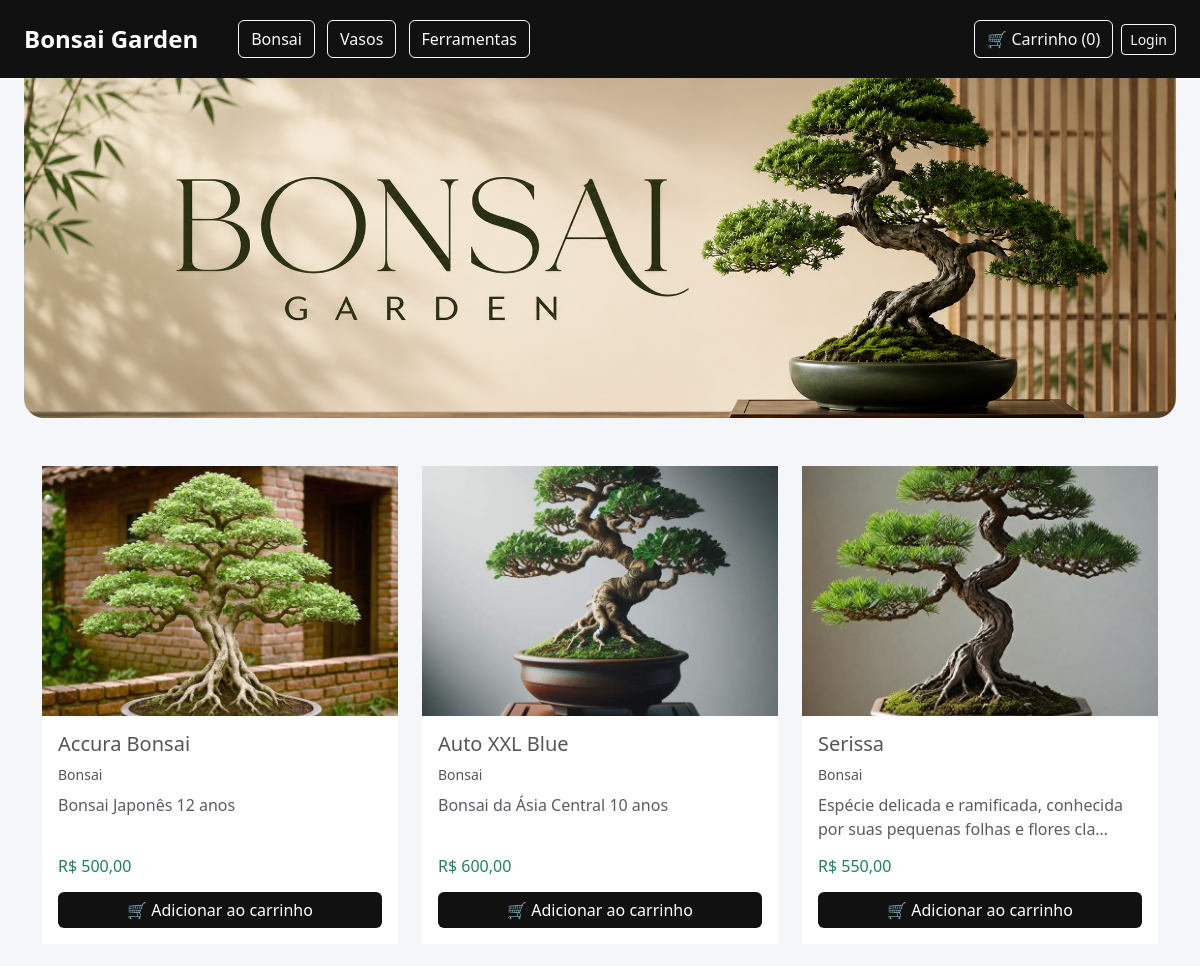
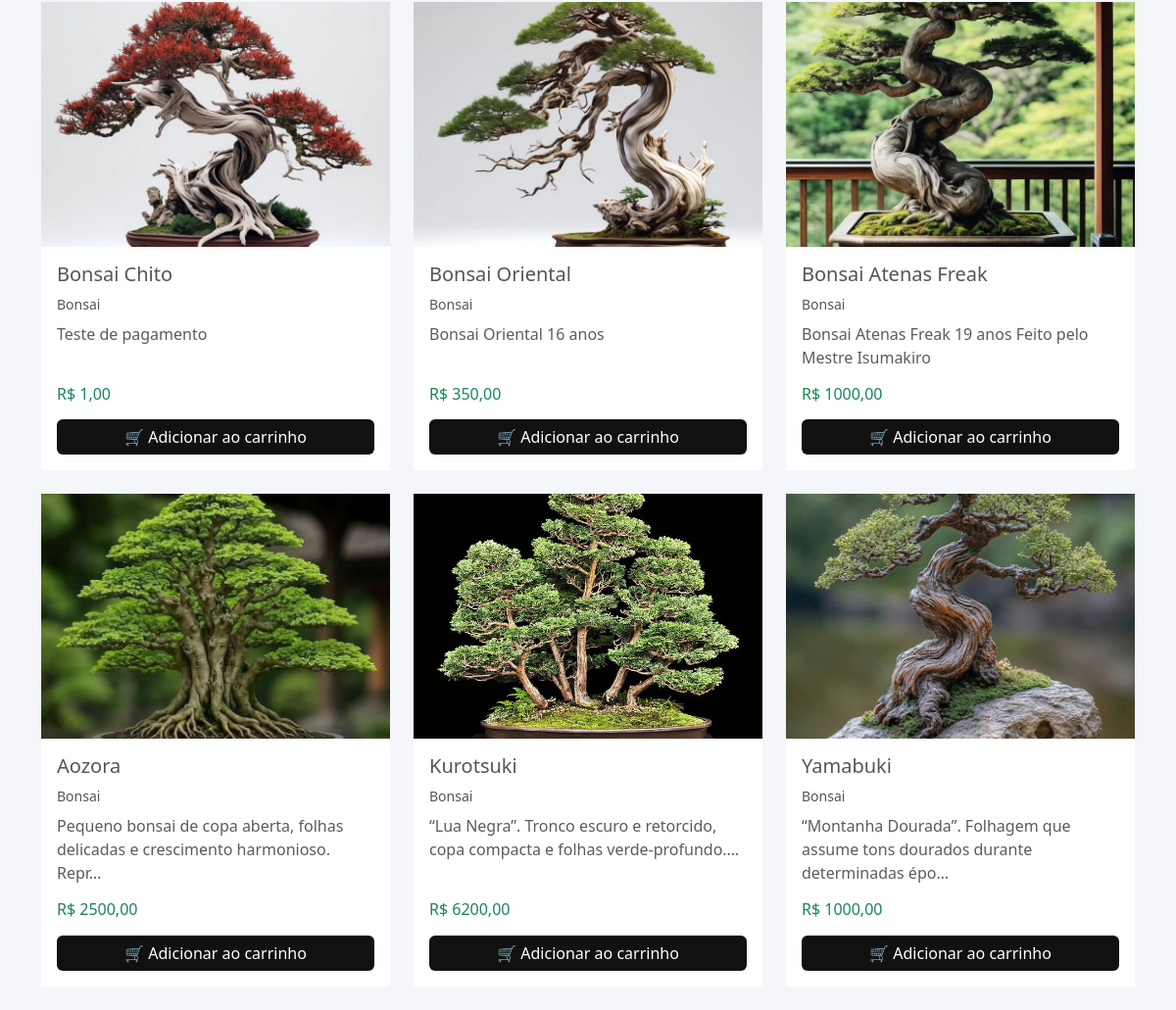
The page / on the database its author committed (2 pictures, top to bottom).
### produtos/models.py (models this page shows, shortened)
class Categoria(models.Model):
    nome = models.CharField(max_length=100)
    imagem = models.ImageField(upload_to='categorias/')
    destaque_home = models.BooleanField(default=False, verbose_name="Exibir na Home?")
    def __str__(self):
        return self.nome

class Banner(models.Model):
    imagem = models.ImageField(upload_to='banners/')
    ativo = models.BooleanField(default=True)

class Produto(models.Model):
    nome = models.CharField(max_length=100)
    descricao = models.TextField()
    preco = models.DecimalField(max_digits=10, decimal_places=2)
    estoque = models.IntegerField()
    peso = models.DecimalField(max_digits=6, decimal_places=2, default=1.00)
    altura = models.DecimalField(max_digits=6, decimal_places=2, default=20.00)
    largura = models.DecimalField(max_digits=6, decimal_places=2, default=20.00)
    comprimento = models.DecimalField(max_digits=6, decimal_places=2, default=20.00)
    ativo = models.BooleanField(default=True)
    destaque_home = models.BooleanField(default=False, verbose_name="Exibir na Home?")
    imagem = models.ImageField(
        upload_to='produtos/',
        null=True,
        blank=True
    )
    categoria = models.ForeignKey(
        Categoria,
        on_delete=models.CASCADE,
        related_name='produtos',
        null=True,
        blank=True
    )

### produtos/views.py (the view)
# urls.py: path('', home, name='home'),
def home(request):
    produtos = Produto.objects.filter(
        ativo=True,
        destaque_home=True,
        categoria__destaque_home=True
    )
    categorias = Categoria.objects.all()
    banner = Banner.objects.filter(ativo=True).first()
    carrinho = limpar_carrinho(request.session.get('carrinho', {}))
    request.session['carrinho'] = carrinho
    total_itens = sum(carrinho.values())
    return render(request, 'home.html', {
        'produtos': produtos,
        'categorias': categorias,
        'total_itens': total_itens,
        'banner': banner
    })

### produtos/views.py (called while the page is built)
def limpar_carrinho(carrinho):
    carrinho_limpo = {}
    for produto_id, quantidade in carrinho.items():
        if Produto.objects.filter(id=produto_id).exists():
            carrinho_limpo[str(produto_id)] = quantidade
    return carrinho_limpo

def dados_carrinho(request):
    carrinho = limpar_carrinho(
        request.session.get('carrinho', {})
    )
    request.session['carrinho'] = carrinho
    total_itens = sum(carrinho.values())
    categorias = Categoria.objects.all()
    return {
        'total_itens': total_itens,
        'categorias': categorias
    }

### templates/home.html (shortened to what this page needs)
{% extends 'base.html' %}
{% block content %}
<div class="hero"
     style="
        background-image: url('{{ banner.imagem.url }}');
        background-size: cover;
        background-position: center;
        height: 340px;
     ">
</div>
<div class="container mt-5">
    <div class="row">
        {% for produto in produtos %}
        <div class="col-md-4 mb-4 d-flex">
            <div class="card w-100">
                <a href="/produto/{{ produto.id }}/">
                    {% if produto.imagem %}
                        <img src="{{ produto.imagem.url }}" class="produto-img">
                    {% endif %}
                </a>
                <div class="card-body d-flex flex-column">
                    <a href="/produto/{{ produto.id }}/" class="categoria-link">
                        <h5 class="card-title">
                            {{ produto.nome }}
                        </h5>
                    </a>
                    <a href="/categoria/{{ produto.categoria.id }}/" class="categoria-link mb-2">
                        {{ produto.categoria }}
                    </a>
                    <p class="text-muted">
                        {{ produto.descricao|truncatechars:80 }}
                    </p>
                    <h6 class="text-success mt-auto">
                        R$ {{ produto.preco }}
                    </h6>
                    <button class="btn btn-primary w-100 mt-2 add-carrinho" data-id="{{ produto.id }}">
                        🛒 Adicionar ao carrinho
                    </button>
                </div>
            </div>
        </div>
        {% empty %}
        <p class="text-center">Nenhum produto selecionado para exibição na página inicial.</p>
        {% endfor %}
    </div>
</div>
{% endblock %}

### templates/base.html (shortened to what this page needs)
<!DOCTYPE html>
<html lang="pt-br">
<head>
    <link href="https://cdn.jsdelivr.net/npm/bootstrap@5.3.0/dist/css/bootstrap.min.css" rel="stylesheet">
</head>
<body>
<nav class="navbar navbar-expand-lg px-4 py-3">
    <a class="navbar-brand" href="{% url 'home' %}">
        Bonsai Garden
    </a>
    <div class="ms-4">
        {% for categoria in categorias %}
            <a href="{% url 'produtos_categoria' categoria.id %}"
               class="btn btn-outline-light btn-categoria">
                {{ categoria.nome }}
            </a>
        {% endfor %}
    </div>
    <div class="ms-auto d-flex align-items-center gap-2">
        <a href="{% url 'ver_carrinho' %}" class="btn btn-outline-light">
            🛒 Carrinho
            (<span class="carrinho-count">{{ total_itens|default:0 }}</span>)
        </a>
        {% if user.is_authenticated %}
            <div class="dropdown">
                <button
                    class="btn btn-outline-light dropdown-toggle"
                    type="button"
                    data-bs-toggle="dropdown"
                >
                    👤 Minha Conta
                </button>
                <ul class="dropdown-menu dropdown-menu-end">
                    <li>
                        <a
                            class="dropdown-item"
                            href="{% url 'meus_pedidos' %}"
                        >
                            📋 Meus Pedidos
                        </a>
                    </li>
                    <li>
                        <hr class="dropdown-divider">
                    </li>
                    <li>
                        <form
                            method="post"
                            action="{% url 'logout' %}"
                        >
                            {% csrf_token %}
                            <button
                                type="submit"
                                class="dropdown-item text-danger"
                            >
                                🚪 Sair
                            </button>
                        </form>
                    </li>
                </ul>
            </div>
        {% else %}
            <a
                href="{% url 'login' %}"
                class="btn btn-outline-light btn-sm"
            >
                Login
            </a>
        {% endif %}
    </div>
</nav>
<div class="container-fluid px-4">
    {% block content %}
    {% endblock %}
</div>
</body>
</html>

### templates/base.html (style rules this page uses)
body { background: #f4f6f9; margin: 0; }
.navbar { background: #111; }
.navbar-brand { color: white !important; font-weight: bold; font-size: 24px; }
.btn-categoria { margin-right: 8px; }
.hero { background: linear-gradient(135deg, #4facfe, #00f2fe); color: white; padding: 60px 20px; text-align: center; border-radius: 0 0 20px 20px; }
.card { border: none; border-radius: 0; overflow: hidden; transition: 0.3s; }
.produto-img { width: 100%; height: 250px; object-fit: cover; }
.btn-primary { background: #111 !important; border: none !important; }
.categoria-link { text-decoration: none; color: #555; font-size: 14px; }

### rows shown on the page
Categoria: nome "Bonsai"
Categoria: nome "Vasos"
Categoria: nome "Ferramentas"
Banner: imagem (picture)
Produto: imagem (picture), nome "Accura Bonsai", categoria "Bonsai", descricao "Bonsai Japonês 12 anos", preco "500,00"
Produto: imagem (picture), nome "Auto XXL Blue", categoria "Bonsai", descricao "Bonsai da Ásia Central 10 anos", preco "600,00"
Produto: imagem (picture), nome "Serissa", categoria "Bonsai", descricao "Espécie delicada e ramificada, conhecida por suas pequenas folhas e flores cla…", preco "550,00"
Produto: imagem (picture), nome "Bonsai Chito", categoria "Bonsai", descricao "Teste de pagamento", preco "1,00"
Produto: imagem (picture), nome "Bonsai Oriental", categoria "Bonsai", descricao "Bonsai Oriental 16 anos", preco "350,00"
Produto: imagem (picture), nome "Bonsai Atenas Freak", categoria "Bonsai", descricao "Bonsai Atenas Freak 19 anos Feito pelo Mestre Isumakiro", preco "1000,00"
Produto: imagem (picture), nome "Aozora", categoria "Bonsai", descricao "Pequeno bonsai de copa aberta, folhas delicadas e crescimento harmonioso. Repr…", preco "2500,00"
Produto: imagem (picture), nome "Kurotsuki", categoria "Bonsai", descricao "“Lua Negra”. Tronco escuro e retorcido, copa compacta e folhas verde-profundo.…", preco "6200,00"
Produto: imagem (picture), nome "Yamabuki", categoria "Bonsai", descricao "“Montanha Dourada”. Folhagem que assume tons dourados durante determinadas épo…", preco "1000,00"

### other values the page prints
{{ total_itens|default:0 }} "0"
